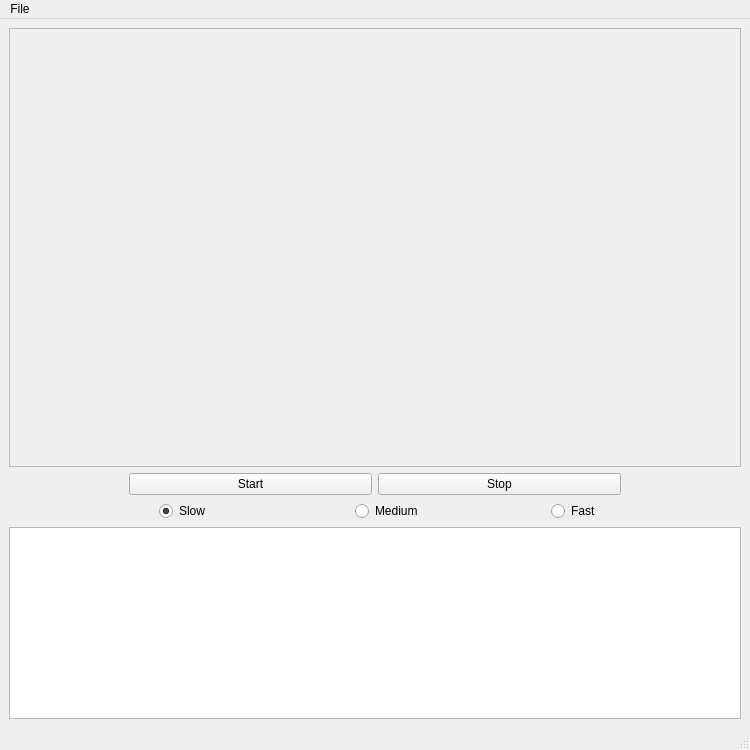
<?xml version="1.0" encoding="UTF-8"?>
<ui version="4.0">
 <class>MainWindow</class>
 <widget class="QMainWindow" name="MainWindow">
  <property name="geometry">
   <rect>
    <x>0</x>
    <y>0</y>
    <width>750</width>
    <height>750</height>
   </rect>
  </property>
  <property name="windowTitle">
   <string>LIDAR DISPLAY</string>
  </property>
  <widget class="QWidget" name="centralwidget">
   <layout class="QVBoxLayout" name="verticalLayout">
    <item>
     <widget class="QFrame" name="frame">
      <property name="sizePolicy">
       <sizepolicy hsizetype="Expanding" vsizetype="Expanding">
        <horstretch>0</horstretch>
        <verstretch>0</verstretch>
       </sizepolicy>
      </property>
      <property name="frameShape">
       <enum>QFrame::StyledPanel</enum>
      </property>
      <property name="frameShadow">
       <enum>QFrame::Raised</enum>
      </property>
     </widget>
    </item>
    <item>
     <layout class="QHBoxLayout" name="horizontalLayout">
      <property name="leftMargin">
       <number>120</number>
      </property>
      <property name="rightMargin">
       <number>120</number>
      </property>
      <item>
       <widget class="QPushButton" name="startButton">
        <property name="sizePolicy">
         <sizepolicy hsizetype="Preferred" vsizetype="Preferred">
          <horstretch>0</horstretch>
          <verstretch>0</verstretch>
         </sizepolicy>
        </property>
        <property name="text">
         <string>Start</string>
        </property>
       </widget>
      </item>
      <item>
       <widget class="QPushButton" name="stopButton">
        <property name="sizePolicy">
         <sizepolicy hsizetype="Preferred" vsizetype="Preferred">
          <horstretch>0</horstretch>
          <verstretch>0</verstretch>
         </sizepolicy>
        </property>
        <property name="text">
         <string>Stop</string>
        </property>
       </widget>
      </item>
     </layout>
    </item>
    <item>
     <layout class="QHBoxLayout" name="horizontalLayout_2">
      <property name="leftMargin">
       <number>150</number>
      </property>
      <item>
       <widget class="QRadioButton" name="radioButton_slow">
        <property name="text">
         <string>Slow</string>
        </property>
        <property name="checked">
         <bool>true</bool>
        </property>
        <attribute name="buttonGroup">
         <string notr="true">buttonGroup</string>
        </attribute>
       </widget>
      </item>
      <item>
       <widget class="QRadioButton" name="radioButton_medium">
        <property name="text">
         <string>Medium</string>
        </property>
        <attribute name="buttonGroup">
         <string notr="true">buttonGroup</string>
        </attribute>
       </widget>
      </item>
      <item>
       <widget class="QRadioButton" name="radioButton_fast">
        <property name="text">
         <string>Fast</string>
        </property>
        <attribute name="buttonGroup">
         <string notr="true">buttonGroup</string>
        </attribute>
       </widget>
      </item>
     </layout>
    </item>
    <item>
     <widget class="QTextBrowser" name="textBrowser">
      <property name="sizePolicy">
       <sizepolicy hsizetype="Preferred" vsizetype="Preferred">
        <horstretch>0</horstretch>
        <verstretch>0</verstretch>
       </sizepolicy>
      </property>
     </widget>
    </item>
   </layout>
  </widget>
  <widget class="QMenuBar" name="menubar">
   <property name="geometry">
    <rect>
     <x>0</x>
     <y>0</y>
     <width>750</width>
     <height>21</height>
    </rect>
   </property>
   <widget class="QMenu" name="menuFile">
    <property name="title">
     <string>File</string>
    </property>
    <addaction name="separator"/>
    <addaction name="actionSave_CSV"/>
    <addaction name="actionSave_STL"/>
    <addaction name="actionClear"/>
   </widget>
   <addaction name="menuFile"/>
  </widget>
  <widget class="QStatusBar" name="statusbar"/>
  <action name="actionSave_CSV">
   <property name="text">
    <string>Save CSV</string>
   </property>
  </action>
  <action name="actionSave_STL">
   <property name="text">
    <string>Save STL</string>
   </property>
  </action>
  <action name="actionClear">
   <property name="text">
    <string>Clear</string>
   </property>
  </action>
 </widget>
 <resources/>
 <connections/>
 <buttongroups>
  <buttongroup name="buttonGroup"/>
 </buttongroups>
</ui>
